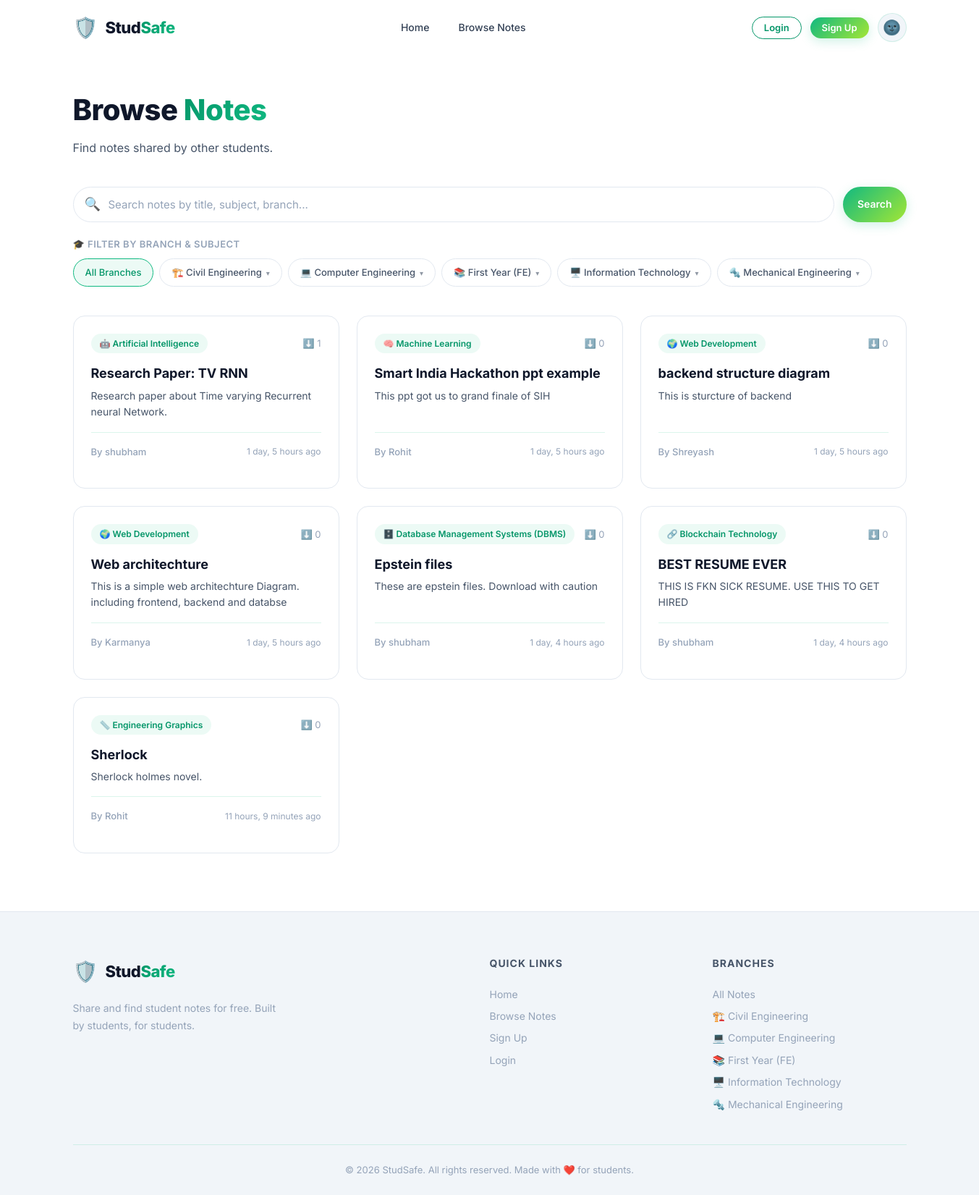
/browse/, run on an earlier commit of the app's database.
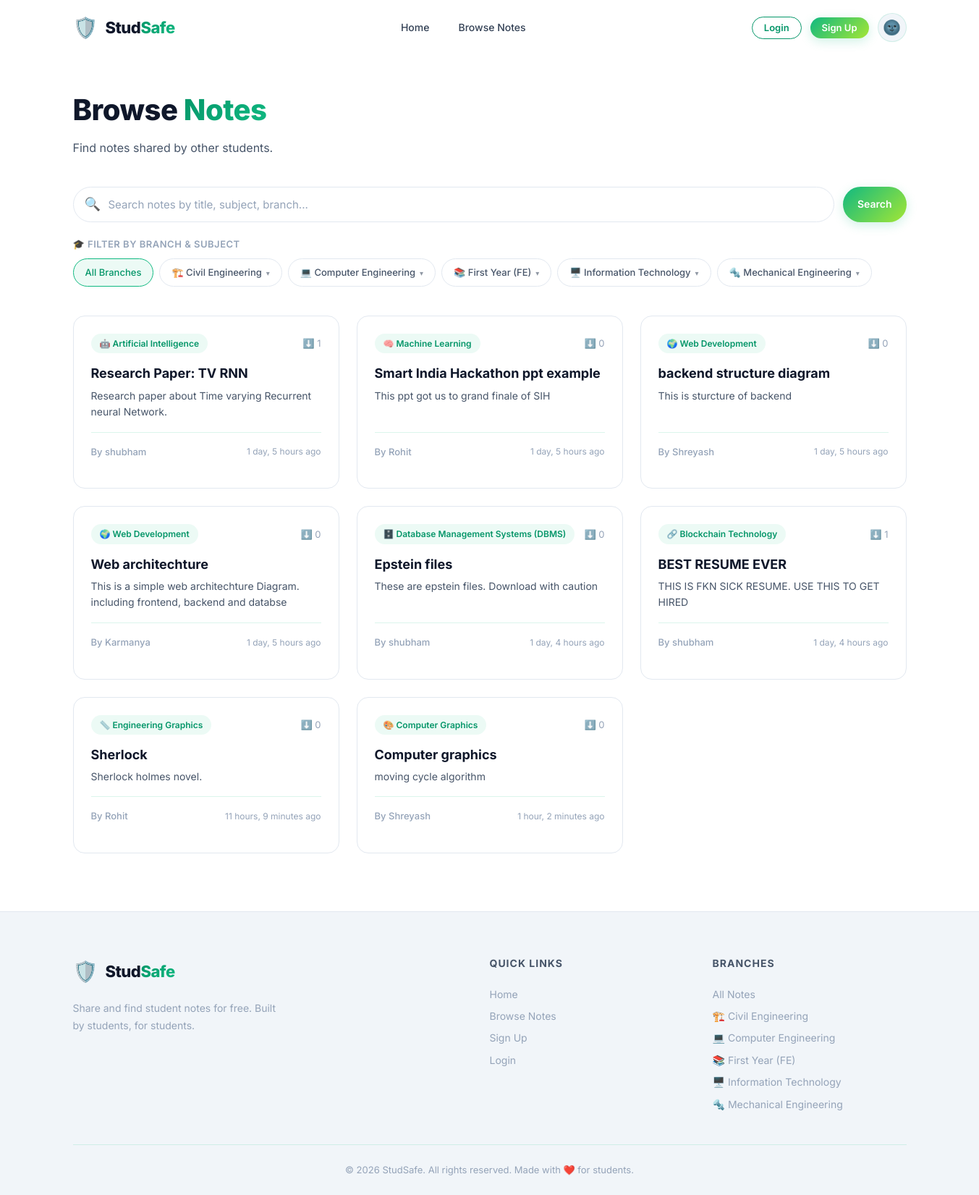
And on a later commit of the database.
### studapp/models.py (models this page shows, shortened)
class Branch(models.Model):
    name = models.CharField(max_length=150, unique=True)
    icon = models.CharField(max_length=50, default='🎓')
    created_at = models.DateTimeField(auto_now_add=True)
    class Meta:
        ordering = ['name']
        verbose_name_plural = 'Branches'

class Note(models.Model):
    title = models.CharField(max_length=200)
    description = models.TextField(blank=True, default='')
    subject = models.ForeignKey(Subject, on_delete=models.CASCADE, related_name='notes')
    uploaded_by = models.ForeignKey(User, on_delete=models.CASCADE, related_name='notes')
    file = models.FileField(upload_to='notes/%Y/%m/%d/')
    created_at = models.DateTimeField(auto_now_add=True)
    updated_at = models.DateTimeField(auto_now=True)
    downloads = models.PositiveIntegerField(default=0)
    class Meta:
        ordering = ['-created_at']

class Subject(models.Model):
    name = models.CharField(max_length=100)
    branch = models.ForeignKey(Branch, on_delete=models.CASCADE, related_name='subjects', null=True, blank=True)
    icon = models.CharField(max_length=50, default='📘')
    description = models.TextField(blank=True, default='')
    created_at = models.DateTimeField(auto_now_add=True)
    class Meta:
        ordering = ['branch__name', 'name']

### studapp/views.py (the view)
# urls.py: path('browse/', views.browse_notes, name='browse'),
def browse_notes(request):
    notes = Note.objects.select_related('subject', 'subject__branch', 'uploaded_by').prefetch_related('comments', 'comments__user').annotate(comment_count=Count('comments'))
    branches = Branch.objects.annotate(note_count=Count('subjects__notes'))
    subjects = Subject.objects.select_related('branch').annotate(note_count=Count('notes'))
    branch_id = request.GET.get('branch')
    subject_id = request.GET.get('subject')
    query = request.GET.get('q', '')
    if branch_id:
        notes = notes.filter(subject__branch_id=branch_id)
        subjects = subjects.filter(branch_id=branch_id)
    if subject_id:
        notes = notes.filter(subject_id=subject_id)
    if query:
        notes = notes.filter(
            Q(title__icontains=query) | Q(description__icontains=query) |
            Q(subject__name__icontains=query) | Q(subject__branch__name__icontains=query)
        )
    page_obj = Paginator(notes, 12).get_page(request.GET.get('page'))
    bookmarked_ids = []
    if request.user.is_authenticated:
        bookmarked_ids = list(Bookmark.objects.filter(user=request.user).values_list('note_id', flat=True))
    return render(request, 'browse.html', {
        'notes': page_obj,
        'page_obj': page_obj,
        'branches': branches,
        'subjects': subjects,
        'current_branch': branch_id,
        'current_subject': subject_id,
        'search_query': query,
        'bookmarked_ids': bookmarked_ids,
    })

### studapp/context_processors.py (called while the page is built)
def branches_context(request):
    return {'branches': Branch.objects.all()}

### studapp/templates/browse.html (shortened to what this page needs)
{% extends 'base.html' %}
{% block content %}
<section class="browse-section" id="browse-section">
    <div class="section-container">
        <div class="browse-header" id="browse-header">
            <div>
                <h1 class="page-title">Browse <span class="gradient-text">Notes</span></h1>
                <p class="page-subtitle">Find notes shared by other students.</p>
            </div>
        </div>
        <div class="browse-filters" id="browse-filters">
            <form method="get" class="search-form" id="search-form">
                <div class="search-input-wrap">
                    <span class="search-icon">🔍</span>
                    <input type="text" name="q" class="search-input"
                        placeholder="Search notes by title, subject, branch..." value="{{ search_query }}"
                        id="search-input">
                </div>
                <button type="submit" class="btn btn-primary" id="search-submit">Search</button>
            </form>
            <div class="filter-row" id="filter-row">
                <label class="filter-label">🎓 Filter by Branch & Subject</label>
                <div class="branch-filters" id="branch-filters">
                    <a href="{% url 'browse' %}{% if search_query %}?q={{ search_query }}{% endif %}"
                        class="filter-chip {% if not current_branch %}active{% endif %}" id="filter-branch-all">
                        All Branches
                    </a>
                    {% for branch in branches %}
                    <div class="branch-dropdown" id="branch-dropdown-{{ branch.id }}">
                        <a href="{% url 'browse' %}?branch={{ branch.id }}{% if search_query %}&q={{ search_query }}{% endif %}"
                            class="filter-chip branch-chip {% if current_branch == branch.id|stringformat:'d' %}active{% endif %}"
                            id="filter-branch-{{ branch.id }}">
                            {{ branch.icon }} {{ branch.name }}
                            <span class="chip-arrow">▾</span>
                        </a>
                    </div>
                    {% endfor %}
                </div>
            </div>
        </div>
        {% if notes %}
        <div class="notes-grid" id="notes-grid">
            {% for note in notes %}
            <div class="note-card note-card-clickable" id="note-{{ note.id }}"
                onclick="openNoteModal(this)"
                data-title="{{ note.title|escapejs }}"
                data-description="{{ note.description|escapejs }}"
                data-subject="{{ note.subject.icon }} {{ note.subject.name }}"
                data-branch="{{ note.subject.branch.name }}"
                data-author="{{ note.uploaded_by.first_name|default:note.uploaded_by.username }}"
                data-date="{{ note.created_at|timesince }} ago"
                data-downloads="{{ note.downloads }}"
                data-preview-url="{% url 'preview' note.id %}"
                data-download-url="{% url 'download' note.id %}"
                data-comment-count="{{ note.comment_count }}">
                <div class="note-card-header">
                    <span class="note-subject-badge">{{ note.subject.icon }} {{ note.subject.name }}</span>
                    <span class="note-downloads">⬇️ {{ note.downloads }}</span>
                </div>
                <h3 class="note-title">{{ note.title }}</h3>
                <p class="note-desc">{{ note.description|truncatewords:20 }}</p>
                <div class="note-card-footer">
                    <span class="note-author">By {{ note.uploaded_by.first_name }}</span>
                    <span class="note-date">{{ note.created_at|timesince }} ago</span>
                </div>
            </div>
            {% endfor %}
        </div>
        {% endif %}
    </div>
</section>
{% endblock %}

### studapp/templates/base.html (shortened to what this page needs)
{% load static %}
<!DOCTYPE html>
<html lang="en" data-theme="light">
<head>
    <link rel="stylesheet" href="{% static 'style.css' %}?v=3">
</head>
<body>
    <nav class="navbar" id="main-navbar">
        <div class="nav-container">
            <a href="{% url 'home' %}" class="nav-logo" id="nav-logo">
                <span class="logo-icon">🛡️</span>
                <span class="logo-text">Stud<span class="logo-accent">Safe</span></span>
            </a>
            <div class="nav-links" id="nav-links">
                <a href="{% url 'home' %}" class="nav-link" id="nav-home">Home</a>
                <a href="{% url 'browse' %}" class="nav-link" id="nav-browse">Browse Notes</a>
            </div>
            <div class="nav-actions" id="nav-actions">
                {% if user.is_authenticated %}
                <span class="nav-greeting">Hey, <strong>{{ user.first_name }}</strong> 👋</span>
                <a href="{% url 'logout' %}" class="btn btn-outline btn-sm" id="nav-logout">Logout</a>
                {% else %}
                <a href="{% url 'login' %}" class="btn btn-outline btn-sm" id="nav-login">Login</a>
                <a href="{% url 'signup' %}" class="btn btn-primary btn-sm" id="nav-signup">Sign Up</a>
                {% endif %}
                <button class="theme-toggle" id="theme-toggle" title="Switch theme">
                    <span class="theme-toggle-icon">🌚</span>
                </button>
            </div>
        </div>
    </nav>
    <main class="main-content" id="main-content">
        {% block content %}{% endblock %}
    </main>
    <footer class="footer" id="main-footer">
        <div class="footer-container">
            <div class="footer-grid">
                <div class="footer-brand">
                    <div class="footer-logo">
                        <span class="logo-icon">🛡️</span>
                        <span class="logo-text">Stud<span class="logo-accent">Safe</span></span>
                    </div>
                    <p class="footer-desc">Share and find student notes for free. Built by students, for students.</p>
                </div>
                <div class="footer-links-group">
                    <h4>Quick Links</h4>
                    <a href="{% url 'home' %}">Home</a>
                    <a href="{% url 'browse' %}">Browse Notes</a>
                    {% if user.is_authenticated %}
                    <a href="{% url 'upload' %}">Upload Notes</a>
                    <a href="{% url 'dashboard' %}">Dashboard</a>
                    {% else %}
                    <a href="{% url 'signup' %}">Sign Up</a>
                    <a href="{% url 'login' %}">Login</a>
                    {% endif %}
                </div>
                <div class="footer-links-group">
                    <h4>Branches</h4>
                    <a href="{% url 'browse' %}">All Notes</a>
                    {% for branch in branches %}
                    <a href="{% url 'browse' %}?branch={{ branch.id }}">{{ branch.icon }} {{ branch.name }}</a>
                    {% endfor %}
                </div>
            </div>
            <div class="footer-bottom">
                <p>&copy; 2026 StudSafe. All rights reserved. Made with ❤️ for students.</p>
            </div>
        </div>
    </footer>
</body>
</html>

### studapp/templates/browse.html (style rules this page uses)
.filter-row { margin-top: 16px; }
.filter-label { font-size: 13px; font-weight: 600; color: var(--text-muted); text-transform: uppercase; letter-spacing: 0.5px; margin-bottom: 10px; display: block; }
.branch-filters { display: flex; flex-wrap: wrap; gap: 8px; align-items: flex-start; }
.branch-dropdown { position: relative; display: inline-block; }
.branch-chip { display: inline-flex; align-items: center; gap: 6px; cursor: pointer; }
.chip-arrow { font-size: 10px; opacity: 0.6; transition: transform 0.2s ease; }
.note-card-clickable { cursor: pointer; transition: transform 0.2s ease, box-shadow 0.2s ease; }

What changed in the data, as far as the page shows it:
changed Note "BEST RESUME EVER": downloads "0" → "1"
added Note: subject.icon "🎨", subject.name "Computer Graphics", downloads "0", title "Computer graphics", description "moving cycle algorithm", uploaded_by.first_name "Shreyash", created_at "1 hour, 2 minutes"
